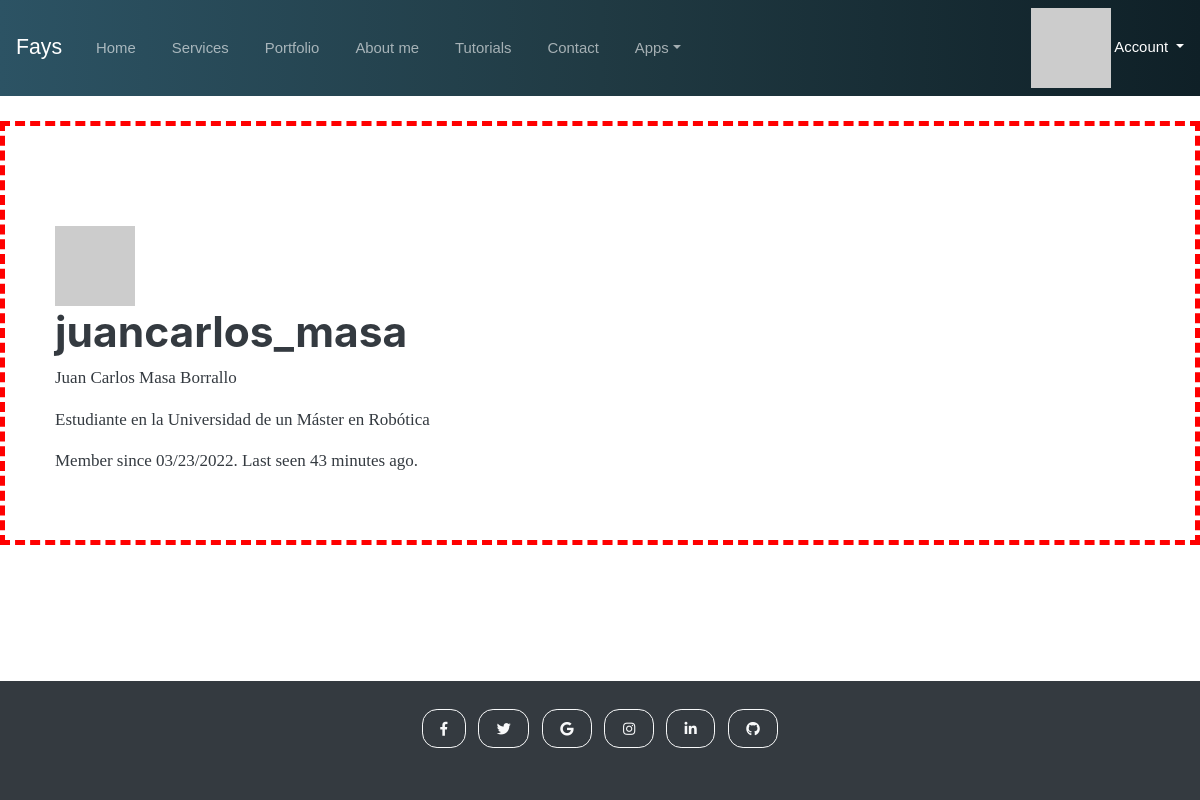
Screenshot of /user/juancarlos_masa (signed in) with the database file from the repository.
### app/models.py (models this page shows, shortened)
class User(db.Base, UserMixin):
    __tablename__ = 'users'
    id = db.Column(db.Integer, primary_key=True)
    email = db.Column(db.String(64), unique=True, index=True)
    username = db.Column(db.String(64), unique=True, index=True)
    role_id = db.Column(db.Integer, db.ForeignKey('roles.id'))
    password_hash = db.Column(db.String(128))
    confirmed = db.Column(db.Boolean, default=False)
    name = db.Column(db.String(64),default="")
    about_me = db.Column(db.Text())
    member_since = db.Column(db.DateTime(), default=datetime.utcnow())
    last_seen = db.Column(db.DateTime(), default=datetime.utcnow())
    avatar_hash = db.Column(db.String(32))
    @property
    def password(self):
        raise AttributeError('password is not a readable attribute')
    def can(self, perm):
        return self.role is not None and self.role.has_permission(perm)
    def is_administrator(self):
        return self.can(Permission.ADMIN)
    def ping(self):
        self.last_seen = datetime.utcnow()
        db.session.add(self)
    def gravatar(self, size=100, default='identicon', rating='g'):
        url = 'https://secure.gravatar.com/avatar'
        hash = self.avatar_hash or self.gravatar_hash()
        return '{url}/{hash}?s={size}&d={default}&r={rating}'.format(url=url,
                                                                     hash=hash,
                                                                     size=size,
                                                                     default=default,
                                                                     rating=rating)

### app/main/views.py (the view)
@main.route('/user/<username>')
def user(username):
    user = db.session.query(User).filter_by(username=username).first() # 404 if user is not found
    if not user:
        return render_template('404.html')
    return render_template('user.html', user=user)

### app/auth/views.py (called while the page is built)
@auth.before_app_request
def before_request():
    if current_user.is_authenticated:
        current_user.ping()
        if not current_user.confirmed and request.endpoint and request.blueprint != 'auth' \
            and request.endpoint != 'static':
            return redirect(url_for('auth.unconfirmed'))

### app/models.py (called while the page is built)
@login_manager.user_loader
def load_user(user_id):
    return db.session.query(User).get(int(user_id))

### app/templates/user.html (shortened to what this page needs)
{% extends "base.html" %}
{% import "bootstrap/wtf.html" as wtf %}
{% block content %}
<div class="container-fluid section">
    <div class="page-header">
        <img class="img-rounded profile-thumbnail" src="{{ user.gravatar(size=256) }}">
        <div class="profile-header">
            <h1>{{ user.username }}</h1>
            {% if user.name %}
            <p>
                {{ user.name }}<br>
            </p>
            {% endif %}
            <div id="aboutme">
                {% if user.about_me %}
                <p>{{ user.about_me }}</p>{% endif %}
            </div>
            <p>Member since {{ moment(user.member_since).format('L') }}. Last seen {{ moment(user.last_seen).fromNow() }}.</p>
        </div>
    </div>
</div>
{% endblock %}

### app/static/fays-0.0.1/css/base.css (style rules this page uses)
html, body { height: 100%; margin: 0; }
.section { border-style: dashed; border-color: red; border-width: 5px; padding: 50px; padding-top: 100px; margin-top: 100px; margin-top: 25px; height: 40vh auto; }

### rows the page displays
User: username "juancarlos_masa", name "Juan Carlos Masa Borrallo", about_me "Estudiante en la Universidad de un Máster en Robótica", member_since "03/23/2022", last_seen "43 minutes ago"
